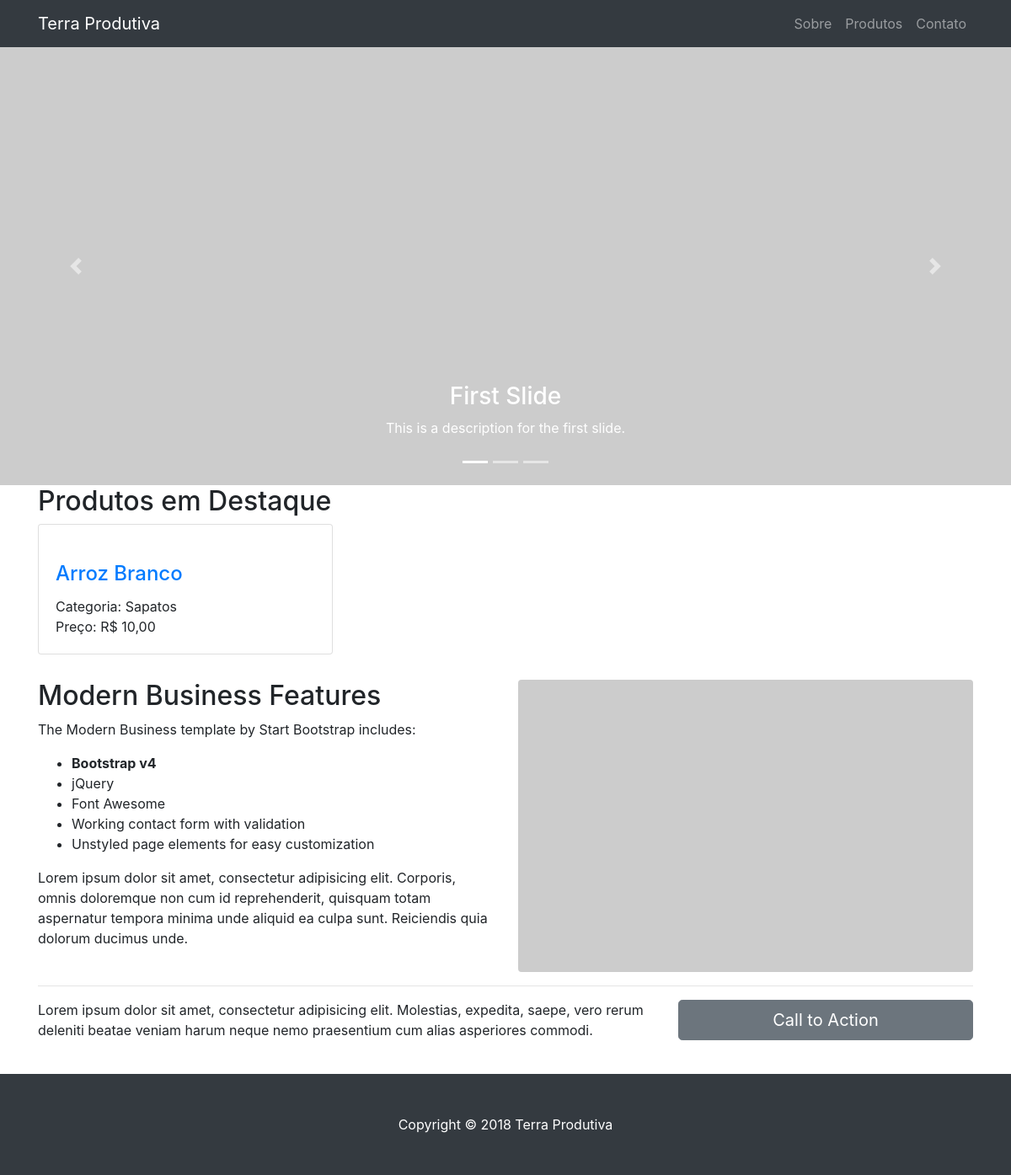
Page /catalogo/index.php on the committed database.
### tables this page shows
CREATE TABLE IF NOT EXISTS `produto` (
  `codigo` int(11) NOT NULL AUTO_INCREMENT,
  `titulo` varchar(50) NOT NULL,
  `preco` decimal(10,2) NOT NULL,
  `categoriacodigo` int(11) NOT NULL,
  `destaque` tinyint(1) NOT NULL,
  `foto` varchar(50) NOT NULL,
  PRIMARY KEY (`codigo`),
  KEY `categoriacodigo` (`categoriacodigo`)
);

CREATE TABLE IF NOT EXISTS `categoria` (
  `codigo` int(11) NOT NULL AUTO_INCREMENT,
  `nome` varchar(50) NOT NULL,
  PRIMARY KEY (`codigo`)
);

### catalogo/admin/dao/produto.dao.php (called while the page is built, shortened)
<?php
class ProdutoDAO extends Conexao {
    function ListarDestaques() {
        $resultado = $this->query("SELECT p.*, c.nome as categoria
        FROM produto p inner join categoria c on (p.categoriacodigo = c.codigo)
        WHERE destaque = 1 ORDER BY titulo");
        $resultado->setFetchMode(PDO::FETCH_ASSOC);
        $produtos = $resultado->fetchAll();
        return $produtos;
    }
}
?>

### catalogo/index.php (the view, shortened to what this page needs)
<?php include("inc/topo.php");
    include("admin/dao/produto.dao.php");
?>
    <header>
      <div id="carouselExampleIndicators" class="carousel slide" data-ride="carousel">
        <ol class="carousel-indicators">
          <li data-target="#carouselExampleIndicators" data-slide-to="0" class="active"></li>
          <li data-target="#carouselExampleIndicators" data-slide-to="1"></li>
          <li data-target="#carouselExampleIndicators" data-slide-to="2"></li>
        </ol>
        <div class="carousel-inner" role="listbox">
          <div class="carousel-item active" style="background-image: url('http://placehold.it/1900x1080')">
            <div class="carousel-caption d-none d-md-block">
              <h3>First Slide</h3>
              <p>This is a description for the first slide.</p>
            </div>
          </div>
        </div>
        <a class="carousel-control-prev" href="#carouselExampleIndicators" role="button" data-slide="prev">
          <span class="carousel-control-prev-icon" aria-hidden="true"></span>
        </a>
        <a class="carousel-control-next" href="#carouselExampleIndicators" role="button" data-slide="next">
          <span class="carousel-control-next-icon" aria-hidden="true"></span>
        </a>
      </div>
    </header>
    <div class="container">
      <h2>Produtos em Destaque</h2>
        <div class="row">
<?php
        $produtoDAO = new ProdutoDAO();
        $listaProdutos = $produtoDAO->ListarDestaques(true);
        foreach ($listaProdutos as $produto)
        {
            $foto = $produto["foto"]!=""
                ? "admin/fotos/produtos/" . $produto["foto"]
                : "http://placehold.it/700x400";
        ?>
        <div class="col-lg-4 col-sm-6 portfolio-item">
          <div class="card h-100">
            <a href="#"><img class="card-img-top" src="<?=$foto?>" alt=""></a>
            <div class="card-body">
              <h4 class="card-title">
                <a href="produto.php?produto=<?=$produto["codigo"];?>"><?=$produto["titulo"];?></a>
              </h4>
              <p class="card-text">Categoria: <?=$produto["categoria"];?><br/>
                Preço: R$ <?=number_format($produto["preco"],2,",",".");?></p>
            </div>
          </div>
        </div>
<?php
        }?>
      </div>
      <div class="row">
        <div class="col-lg-6">
          <h2>Modern Business Features</h2>
          <p>The Modern Business template by Start Bootstrap includes:</p>
          <ul>
            <li>
              <strong>Bootstrap v4</strong>
            </li>
            <li>jQuery</li>
            <li>Font Awesome</li>
            <li>Working contact form with validation</li>
            <li>Unstyled page elements for easy customization</li>
          </ul>
          <p>Lorem ipsum dolor sit amet, consectetur adipisicing elit. Corporis, omnis doloremque non cum id reprehenderit, quisquam totam aspernatur tempora minima unde aliquid ea culpa sunt. Reiciendis quia dolorum ducimus unde.</p>
        </div>
        <div class="col-lg-6">
          <img class="img-fluid rounded" src="http://placehold.it/700x450" alt="">
        </div>
      </div>
      <hr>
      <div class="row mb-4">
        <div class="col-md-8">
          <p>Lorem ipsum dolor sit amet, consectetur adipisicing elit. Molestias, expedita, saepe, vero rerum deleniti beatae veniam harum neque nemo praesentium cum alias asperiores commodi.</p>
        </div>
        <div class="col-md-4">
          <a class="btn btn-lg btn-secondary btn-block" href="#">Call to Action</a>
        </div>
      </div>
    </div>
<?php include("inc/rodape.php");?>

### catalogo/css/modern-business.css (style rules this page uses)
body { padding-top: 54px; }
@media (min-width: 992px) { body { padding-top: 56px; } }
.carousel-item { height: 65vh; min-height: 300px; background: no-repeat center center scroll; -webkit-background-size: cover; -moz-background-size: cover; -o-background-size: cover; background-size: cover; }
.portfolio-item { margin-bottom: 30px; }

### rows in the picture
produto: titulo "Arroz Branco", categoriacodigo.nome "Sapatos", preco "10,00"
